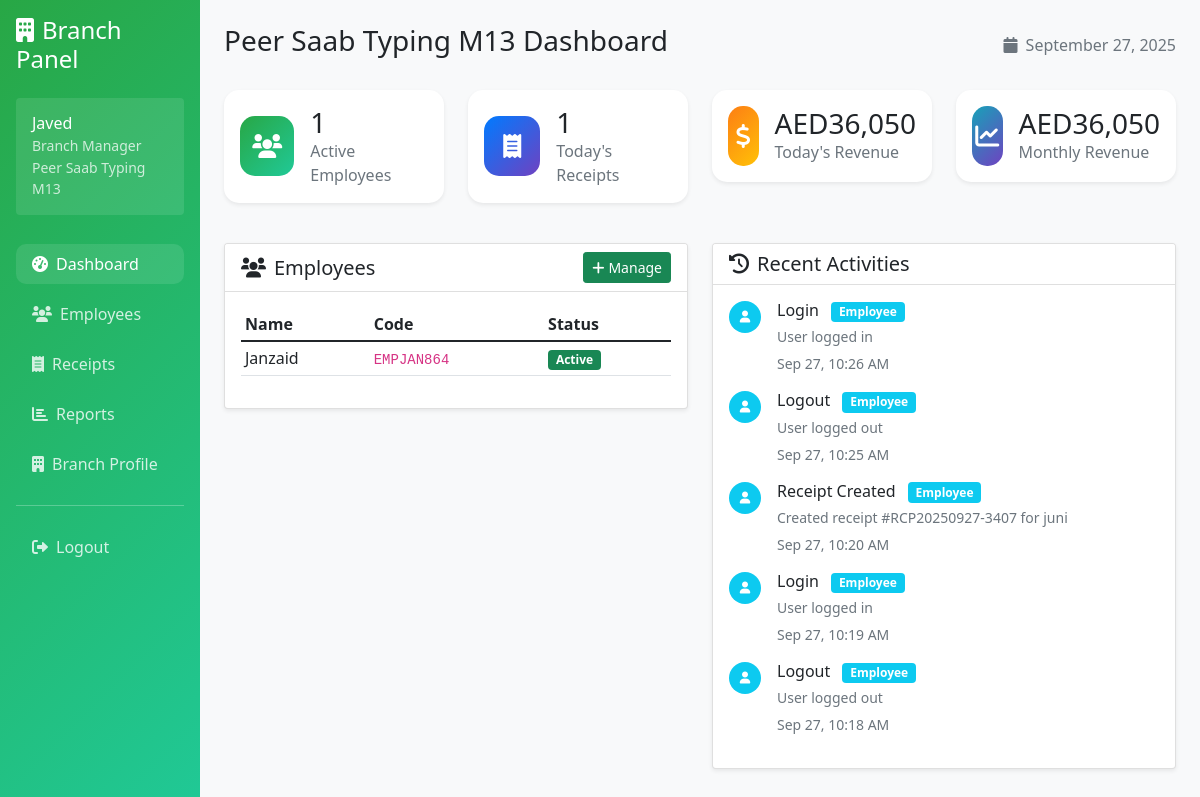
Page /branch/dashboard.php (signed in) on the committed database.
### tables this page shows
CREATE TABLE branches (
            id INTEGER PRIMARY KEY AUTOINCREMENT,
            branch_name VARCHAR(100) NOT NULL,
            branch_code VARCHAR(20) UNIQUE NOT NULL,
            address TEXT,
            phone VARCHAR(20),
            email VARCHAR(100),
            manager_username VARCHAR(50) UNIQUE NOT NULL,
            manager_password VARCHAR(255) NOT NULL,
            manager_full_name VARCHAR(100) NOT NULL,
            status TEXT DEFAULT 'active' CHECK (status IN ('active', 'inactive')),
            created_at DATETIME DEFAULT CURRENT_TIMESTAMP
        );

CREATE TABLE employees (
            id INTEGER PRIMARY KEY AUTOINCREMENT,
            branch_id INTEGER NOT NULL,
            employee_code VARCHAR(20) UNIQUE NOT NULL,
            username VARCHAR(50) UNIQUE NOT NULL,
            password VARCHAR(255) NOT NULL,
            full_name VARCHAR(100) NOT NULL,
            email VARCHAR(100),
            phone VARCHAR(20),
            basic_salary DECIMAL(10,2) DEFAULT 0.00,
            commission_rate DECIMAL(5,2) DEFAULT 0.00,
            hire_date DATE NOT NULL,
            status TEXT DEFAULT 'active' CHECK (status IN ('active', 'inactive')),
            created_at DATETIME DEFAULT CURRENT_TIMESTAMP,
            FOREIGN KEY (branch_id) REFERENCES branches(id)
        );

CREATE TABLE activity_logs (
            id INTEGER PRIMARY KEY AUTOINCREMENT,
            user_type TEXT NOT NULL CHECK (user_type IN ('admin', 'branch', 'employee')),
            user_id INTEGER NOT NULL,
            action VARCHAR(100) NOT NULL,
            description TEXT,
            ip_address VARCHAR(45),
            created_at DATETIME DEFAULT CURRENT_TIMESTAMP
        );

### branch/dashboard.php (the view, shortened to what the rows shown need)
<?php
require_once '../config/database.php';
require_once '../includes/auth.php';
$database = new Database();
$auth = new Auth($database);
$auth->requireRole(['branch']);
$user_info = $auth->getUserInfo();
$db = $database->getConnection();
$stmt = $db->prepare("SELECT * FROM branches WHERE id = ?");
$stmt->execute([$user_info['id']]);
$branch_info = $stmt->fetch(PDO::FETCH_ASSOC);
$stmt = $db->prepare("SELECT al.*, e.full_name as user_name
    FROM activity_logs al
    LEFT JOIN employees e ON al.user_type = 'employee' AND al.user_id = e.id
    WHERE (al.user_type = 'branch' AND al.user_id = ?) OR
          (al.user_type = 'employee' AND al.user_id IN (SELECT id FROM employees WHERE branch_id = ?))
    ORDER BY al.created_at DESC LIMIT 10");
$stmt->execute([$user_info['id'], $user_info['id']]);
$recent_activities = $stmt->fetchAll(PDO::FETCH_ASSOC);
$stmt = $db->prepare("SELECT * FROM employees WHERE branch_id = ? AND status = 'active' ORDER BY full_name");
$stmt->execute([$user_info['id']]);
$employees = $stmt->fetchAll(PDO::FETCH_ASSOC);
?>
<!DOCTYPE html>
<html lang="en">
<head>
    <link href="https://cdn.jsdelivr.net/npm/bootstrap@5.1.3/dist/css/bootstrap.min.css" rel="stylesheet">
    <link href="https://cdnjs.cloudflare.com/ajax/libs/font-awesome/6.0.0/css/all.min.css" rel="stylesheet">
</head>
<body>
    <div class="container-fluid">
        <div class="row">
            <div class="col-md-3 col-lg-2 sidebar p-3">
                <div class="user-info bg-white bg-opacity-10 rounded p-3 mb-4">
                    <div>
                        <h6 class="mb-0"><?= htmlspecialchars($user_info['full_name']) ?></h6>
                        <small class="opacity-75">Branch Manager</small>
                        <div class="small opacity-75"><?= htmlspecialchars($branch_info['branch_name']) ?></div>
                    </div>
                </div>
            </div>
            <div class="col-md-9 col-lg-10 p-4">
                <div class="d-flex justify-content-between align-items-center mb-4">
                    <h1 class="h3"><?= htmlspecialchars($branch_info['branch_name']) ?> Dashboard</h1>
                    <div class="text-muted">
                        <i class="fas fa-calendar me-2"></i><?= date('F j, Y') ?>
                    </div>
                </div>
                <div class="row">
                    <div class="col-md-6 mb-4">
                        <div class="card shadow-sm">
                            <div class="card-body">
                                <?php if (empty($employees)): ?>
                                    <div class="text-center text-muted py-4">
                                        <i class="fas fa-user-plus fa-3x mb-3"></i>
                                        <p>No employees found</p>
                                        <a href="/branch/employees.php" class="btn btn-success">Add First Employee</a>
                                    </div>
                                <?php else: ?>
                                    <div class="table-responsive">
                                        <table class="table table-hover table-sm">
                                            <thead>
                                                <tr>
                                                    <th>Name</th>
                                                    <th>Code</th>
                                                    <th>Status</th>
                                                </tr>
                                            </thead>
                                            <tbody>
                                                <?php foreach (array_slice($employees, 0, 5) as $employee): ?>
                                                    <tr>
                                                        <td><?= htmlspecialchars($employee['full_name']) ?></td>
                                                        <td><code><?= htmlspecialchars($employee['employee_code']) ?></code></td>
                                                        <td>
                                                            <span class="badge bg-success">Active</span>
                                                        </td>
                                                    </tr>
                                                <?php endforeach; ?>
                                            </tbody>
                                        </table>
                                    </div>
                                <?php endif; ?>
                            </div>
                        </div>
                    </div>
                    <div class="col-md-6 mb-4">
                        <div class="card shadow-sm">
                            <div class="card-body">
                                <?php if (empty($recent_activities)): ?>
                                    <div class="text-center text-muted py-4">
                                        <i class="fas fa-inbox fa-3x mb-3"></i>
                                        <p>No recent activities</p>
                                    </div>
                                <?php else: ?>
                                    <div class="activity-feed">
                                        <?php foreach (array_slice($recent_activities, 0, 5) as $activity): ?>
                                            <div class="d-flex mb-3">
                                                <div class="flex-shrink-0">
                                                    <div class="avatar bg-<?=
                                                        $activity['user_type'] === 'branch' ? 'success' : 'info'
                                                    ?> text-white rounded-circle d-flex align-items-center justify-content-center" style="width: 32px; height: 32px; font-size: 12px;">
                                                        <i class="fas fa-<?=
                                                            $activity['user_type'] === 'branch' ? 'building' : 'user'
                                                        ?>"></i>
                                                    </div>
                                                </div>
                                                <div class="flex-grow-1 ms-3">
                                                    <h6 class="mb-1">
                                                        <?= htmlspecialchars($activity['action']) ?>
                                                        <span class="badge bg-<?=
                                                            $activity['user_type'] === 'branch' ? 'success' : 'info'
                                                        ?> ms-2">
                                                            <?= ucfirst($activity['user_type']) ?>
                                                        </span>
                                                    </h6>
                                                    <p class="mb-1 small text-muted"><?= htmlspecialchars($activity['description']) ?></p>
                                                    <small class="text-muted">
                                                        <?= date('M j, g:i A', strtotime($activity['created_at'])) ?>
                                                    </small>
                                                </div>
                                            </div>
                                        <?php endforeach; ?>
                                    </div>
                                <?php endif; ?>
                            </div>
                        </div>
                    </div>
                </div>
            </div>
        </div>
    </div>
</body>
</html>

### rows in the picture
branches: manager_full_name "Javed", branch_name "Peer Saab Typing M13"
employees: full_name "Janzaid", employee_code "EMPJAN864"
activity_logs: action "Login", user_type "Employee", description "User logged in", created_at "Sep 27, 10:26 AM"
activity_logs: action "Logout", user_type "Employee", description "User logged out", created_at "Sep 27, 10:25 AM"
activity_logs: action "Receipt Created", user_type "Employee", description "Created receipt #RCP20250927-3407 for juni", created_at "Sep 27, 10:20 AM"
activity_logs: action "Login", user_type "Employee", description "User logged in", created_at "Sep 27, 10:19 AM"
activity_logs: action "Logout", user_type "Employee", description "User logged out", created_at "Sep 27, 10:18 AM"

### other values in the picture
$stats['employees'] "1"
$stats['today_receipts'] "1"
formatCurrency($stats['today_revenue'], $current_currency) "AED36,050"
formatCurrency($stats['monthly_revenue'], $current_currency) "AED36,050"
